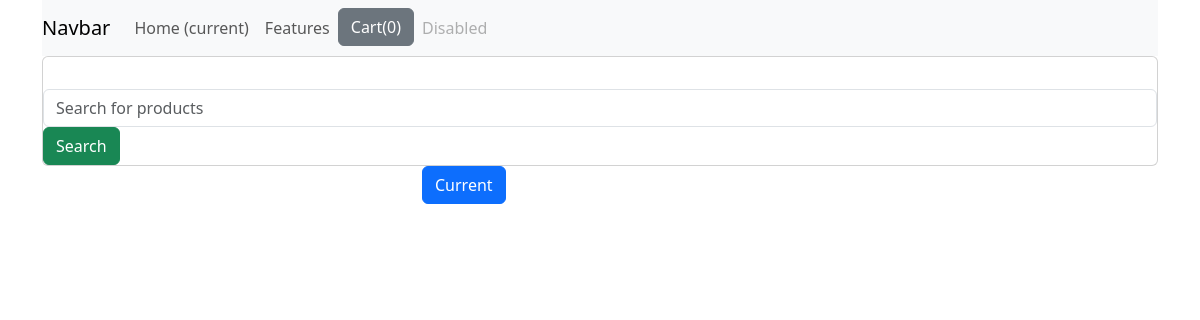
/, run on an earlier commit of the app's database.
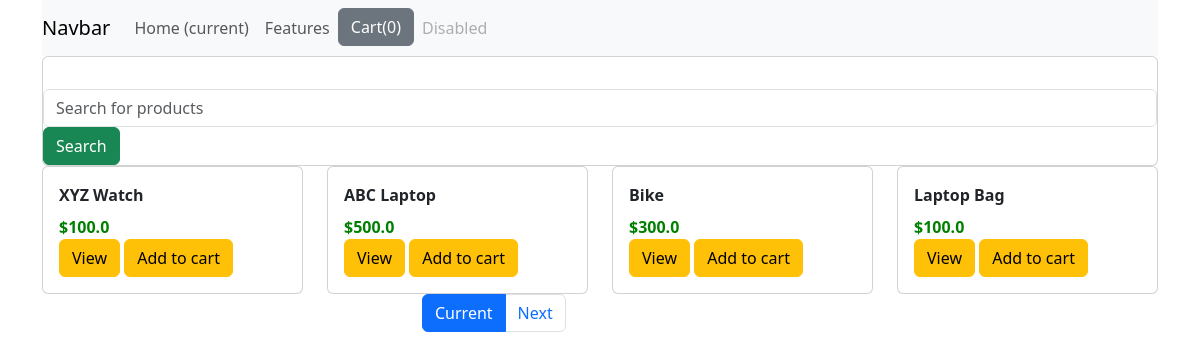
And on a later commit of the database.
### shop/models.py (models this page shows)
class Products(models.Model):
    title = models.CharField(max_length=200)
    price = models.FloatField()
    discount = models.FloatField()
    category = models.CharField(max_length=200)
    desc = models.TextField()
    image = models.CharField(max_length=300)

### shop/views.py (the view)
# urls.py: path('',views.index,name='index'),
def index(request):
    product_objects = Products.objects.all()
    item_name = request.GET.get('item_name')
    if item_name != '' and item_name is not None:
        product_objects = product_objects.filter(title__icontains=item_name)
    paginator = Paginator(product_objects,4)
    page = request.GET.get('page')
    product_objects = paginator.get_page(page)
    return render(request,'shop/index.html',{'product_objects':product_objects})

### shop/templates/shop/index.html (shortened to what this page needs)
{% load static %}
<!DOCTYPE html>
<html lang="en">
<head>
    <link href="https://cdn.jsdelivr.net/npm/bootstrap@5.3.0-alpha1/dist/css/bootstrap.min.css" rel="stylesheet">
<link rel="stylesheet" href="{% static 'shop/style.css' %}">
</head>
<body>
    <div class="container">
        <div class="row">
            <div class="col-md-12">
                <nav class="navbar navbar-expand-lg navbar-light bg-light">
                    <a class="navbar-brand" href="#">Navbar</a>
                    <div class="collapse navbar-collapse" id="navbarNav">
                      <ul class="navbar-nav">
                        <li class="nav-item active">
                          <a class="nav-link" href="#">Home <span class="sr-only">(current)</span></a>
                        </li>
                        <li class="nav-item">
                          <a class="nav-link" href="#">Features</a>
                        </li>
                        <li class="nav-item">
                            <button id="cart" data-html="true" type="button" class="btn btn-secondary" data-container="body" data-toggle="popover" data-placement="bottom" data-content="Vivamus
sagittis lacus vel augue laoreet rutrum faucibus.">
 Cart(0)
</button>
                        </li>
                        <li class="nav-item">
                          <a class="nav-link disabled" href="#">Disabled</a>
                        </li>
                      </ul>
                    </div>
                  </nav>
            </div>
        </div>
        <div class="row">
            <div class="col-md-12">
                <form class="card card-sa">
                    <div class="card-body row no-gutters align-items-center "></div>
                        <div class="col">
                        <input type="search" name="item_name" placeholder="Search for products" class="form-control form-control-borderless">
                    </div>
                    <div class="col-auto">
                        <button class="btn btn-success" type="submit">Search</button>
                    </div>
                </form>
            </div>
        </div>
        <div class="row">
            {% for product in product_objects %}
            <div class="col-md-3">
                <div class="card">
                    <div class="card-body">
                        <div id="nm{{product.id}}" class="card-title">
                            {{product.title}}
                        </div>
                        <div class="card-text">
                            ${{ product.price}}
                        </div>
                       <a href="/{{ product.id }}" class="btn btn-warning">View</a>
                       <button id="{{ product.id}}" class="btn atc btn-warning">Add to cart</button>
                    </div>
                </div>
            </div>
            {% endfor %}
        </div>
        <div class="row">
            <div class="col-md-3 offset-md-4">
                <ul class="pagination">
                    <li class="page-item active">
                        <a class="page-link" href="?page={{ product_objects.number }}">Current</a>
                    </li>
                   {% if product_objects.has_next %}
                        <li class="page-item">
                            <a class="page-link" href="?page={{ product_objects.next_page_number }}">Next</a>
                        </li>
                    {% endif %}
                </ul>
            </div>
        </div>
    </div>
</body>
</html>

What changed in the data, as far as the page shows it:
added Products: title "XYZ Watch", price "100.0"
added Products: title "ABC Laptop", price "500.0"
added Products: title "Bike", price "300.0"
added Products: title "Laptop Bag", price "100.0"
Also different on the page:
text now shown: "Next"
